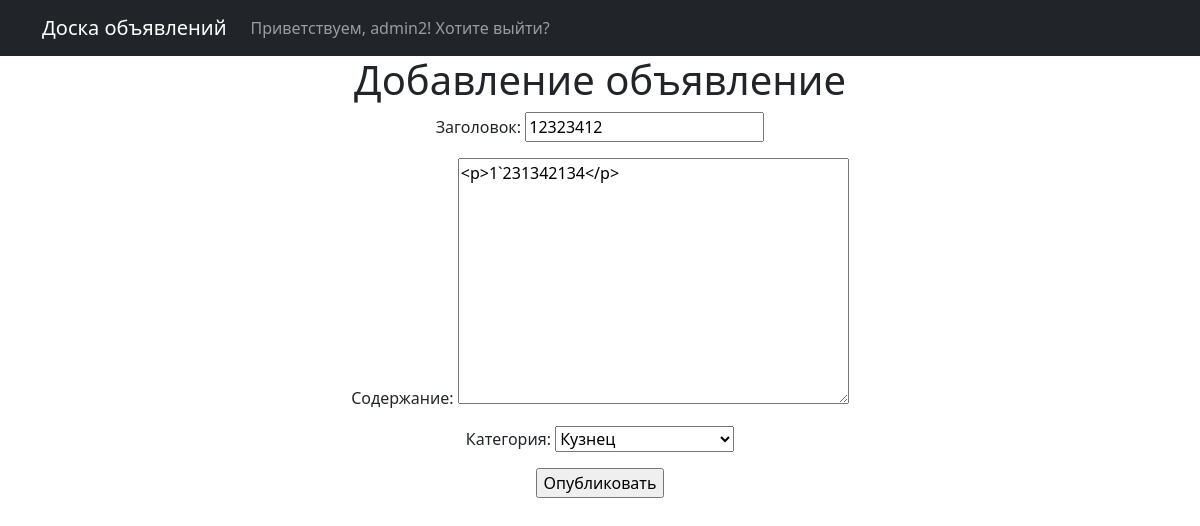
Screenshot of /board/announce/9/edit (signed in) with the database file from the repository.
### board/models.py (models this page shows, shortened)
class Announce(models.Model):
    CATEGORY_CHOICES = (
        ('Танк', 'Танк'), ('Хил', 'Хил'), ('ДД', 'ДД'), ('Гилдмастер', 'Гилдмастер'),
        ('Квестгивер', 'Квестгивер'), ('Кузнец', 'Кузнец'), ('Кожевник', 'Кожевник'),
        ('Зельевар', 'Зельевар'), ('МЗ', 'Мастер заклинаний')
    )
    heading = models.CharField(max_length=255)
    content = RichTextUploadingField()
    category = models.CharField(max_length=10, choices=CATEGORY_CHOICES)
    author = models.ForeignKey(User, on_delete=models.CASCADE)
    creation_date = models.DateTimeField(auto_now_add=True)

### board/views.py (the view)
# urls.py: path('announce/<int:pk>/edit', AnnounceUpdate.as_view()),
class AnnounceUpdate(LoginRequiredMixin, UpdateView):
    template_name = 'announce_add.html'
    form_class = AnnounceForm
    success_url = '/board/'
    def get_object(self, **kwargs):
        ann_id = self.kwargs.get('pk')
        return Announce.objects.get(pk=ann_id)

### board/forms.py
class AnnounceForm(ModelForm):
    class Meta:
        model = Announce
        fields = ('heading', 'content', 'category')
        labels = dict(heading=('Заголовок'), content=('Содержание'), category=('Категория'))

### templates/announce_add.html (shortened to what this page needs)
{% extends 'flatpages/default.html' %}
{%load static%}
{% block content %}
<h1>Добавление объявление</h1>
<form method="POST">
    {{ form.as_p }}
    <input type="submit" value="Опубликовать">
</form>
{% endblock content %}

### templates/flatpages/default.html (shortened to what this page needs)
<!DOCTYPE html>
<html lang="en">
    <head>
        {% load static %}
        <link href="{% static 'css/styles.css' %}" rel="stylesheet" />
    </head>
    <body>
        <nav class="navbar navbar-expand-lg navbar-dark bg-dark static-top">
            <div class="container">
                <a class="navbar-brand" href="/board/">Доска объявлений</a>
                <div class="collapse navbar-collapse" id="navbarResponsive">
                    <ul class="navbar-nav ml-auto">
                        {% if not request.user.is_authenticated %}
                            <li class="nav-item">
                                <a class="nav-link" href="/board/login/">Войти</a>
                            </li>
                            <li class="nav-item">
                                <a class="nav-link" href="/board/signup/">Зарегестрироваться</a>
                            </li>
                        {% else %}
                            <li class="nav-item">
                                <a class="nav-link" href="/board/logout/">Приветствуем, {{request.user}}! Хотите выйти?</a>
                            </li>
                        {% endif %}
                    </ul>
       </div>
   </div>
</nav>
        <div class="row">
            <div class="col-lg-12 text-center">
                {% block content %}{% endblock content %}
            </div>
        </div>
    </body>
</html>

### rows the page displays
Announce: heading "12323412", content "<p>1`231342134</p>", category "Кузнец"

### other values shown
{{ request.user }} "admin2"
